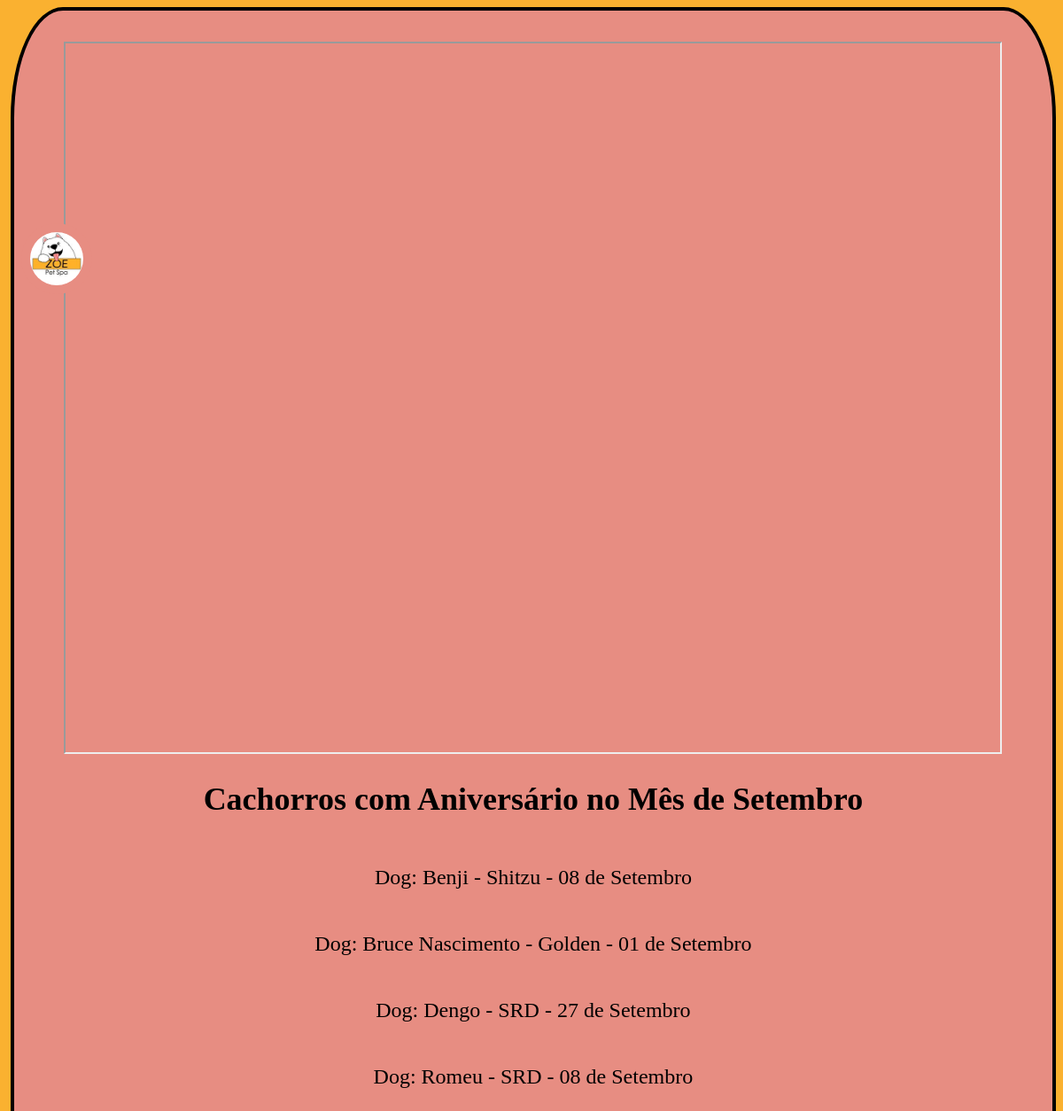
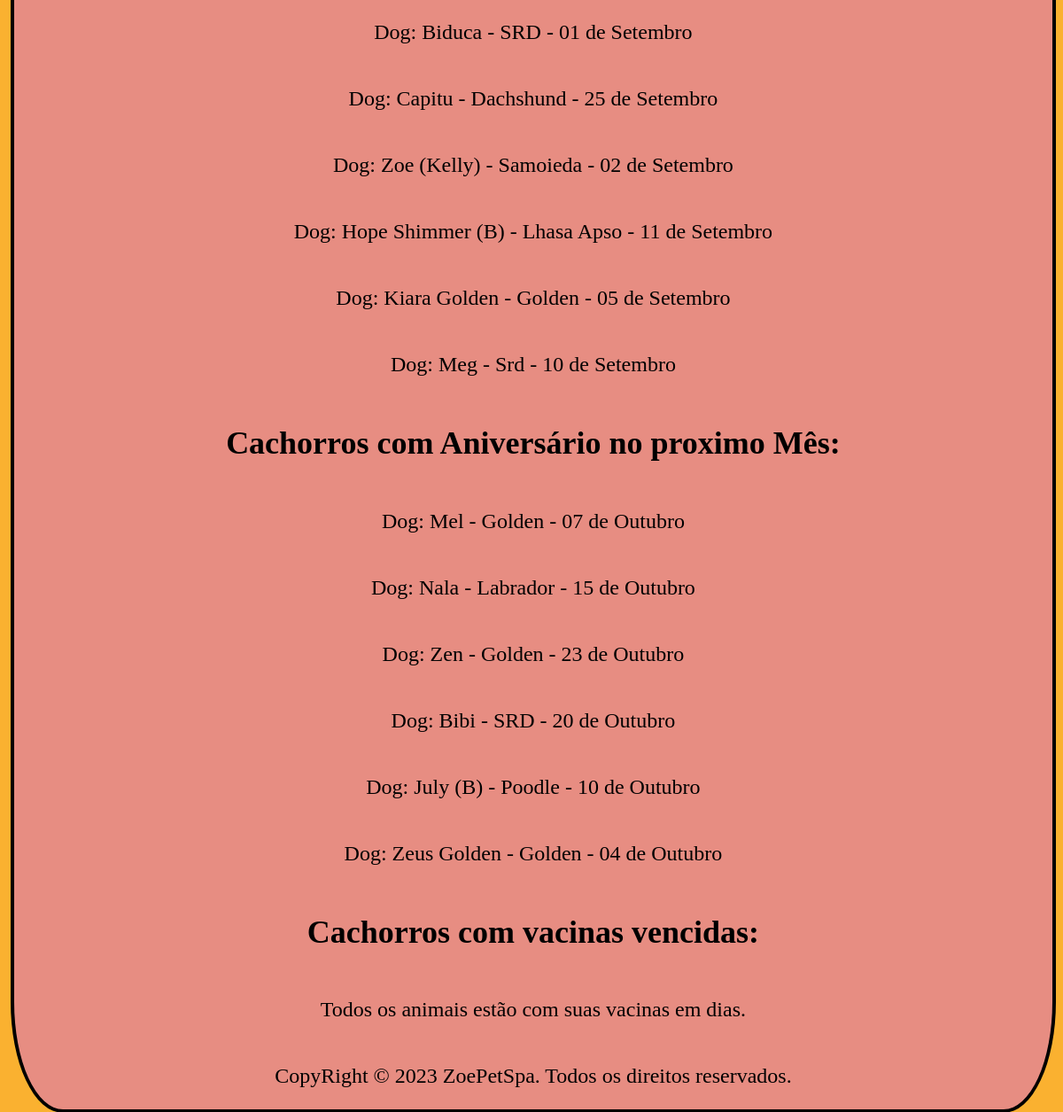
Screenshot of / (signed in) with the database file from the repository (2 pictures, top to bottom).
### ficha/models.py (models this page shows, shortened)
class FichaDog(models.Model):
    nome = models.CharField(max_length=100, primary_key=True)
    raca = models.CharField(max_length=100)
    data_de_nascimento =  models.DateField()
    sexo = models.CharField(max_length=1, choices=(('M', 'Macho'), ('F', 'Fêmea')))
    peso = models.DecimalField(max_digits=5, decimal_places=2)
    tipo_alimentacao = models.CharField(max_length=100)
    restricoes_alimentares = models.CharField(max_length=100, blank=True, null=True)
    nome_tutor = models.CharField(max_length=100,blank=True)
    contato_tutor = models.CharField(max_length=100)
    cpf_tutor = models.CharField(max_length=14)
    endereco = models.CharField(max_length=100,blank=True, null=True)
    veterinario = models.CharField(max_length=100,blank=True, null=True)
    observacoes = models.TextField(blank=True, null=True)
    data = models.DateTimeField(auto_now_add=True)
    imagem = models.ImageField(upload_to='img/', blank=True, null=True)
    class Meta:
            db_table = 'Ficha_Dog'

### ZoePetSpa/views.py (the view, shortened to what this page needs)
# urls.py: path('', views.home, name='home'),
def home(request, mes=None):
    if mes is None:
        mes = datetime.now().month
    proximo_mes = mes + 1 if mes < 12 else 1
    aniversario = FichaDog.objects.filter(data_de_nascimento__month=proximo_mes)
    animal = FichaDog.objects.all()
    usuario = request.user
    cachorros_aniversario = FichaDog.objects.filter(data_de_nascimento__month=mes)
    vacinas_vencidas, validadee = verificar_vacina()
    validade = []
    vacinas_vencidas_info = []
    vacinas_reforco_info = []
    if mes == 1:
        mesnome = 'Janeiro'
        proxmes = 'Fevereiro'
    elif mes == 2:
        mesnome = 'Fevereiro'
        proxmes = 'Março'
    elif mes == 3:
        mesnome = 'Março'
        proxmes = 'Abril'
    elif mes == 4:
        mesnome = 'Abril'
        proxmes = 'Maio'
    elif mes == 5:
        mesnome = 'Maio'
        proxmes = 'Junho'
    elif mes == 6:
        mesnome = 'Junho'
        proxmes = 'Julho'
    elif mes == 7:
        mesnome = 'Julho'
        proxmes = 'Agosto'
    elif mes == 8:
        mesnome = 'Agosto'
        proxmes = 'Setembro'
    elif mes == 9:
        mesnome = 'Setembro'
        proxmes = 'Outubro'
    elif mes == 10:
        mesnome = 'Outubro'
        proxmes = 'Novembro'
    elif mes == 11:
        mesnome = 'Novembro'
        proxmes = 'Dezembro'
    elif mes == 12:
        mesnome = 'Dezembro'
        proxmes = 'Janeiro'
        proxmes = 'Fevereiro'
        proxmes = 'Fevereiro'
    context = {
        'vacinas_vencidas': vacinas_vencidas_info,
        'validade': validade,
        'cachorros_aniversario': cachorros_aniversario,
        'mes':mesnome,
        'proxmes':proxmes,
        'aniversario': aniversario,
        'usuario':usuario,
    }
    return render(request, 'home.html', context)

### ZoePetSpa/views.py (called while the page is built)
def verificar_vacina():
    vacinas_vencidas = []
    validade = []
    vacina_animal_objs = VacinaAnimal.objects.all()
    for vacina_animal in vacina_animal_objs:
        vacina = vacina_animal.vacina
        proxima_dose = vacina_animal.data_administracao + timedelta(days=vacina.nova_dose)
        if proxima_dose <= date.today():
            vacinas_vencidas.append(vacina_animal)
            validade.append(proxima_dose.strftime('%d/%m/%Y'))  # Formata a data como string
    return vacinas_vencidas, validade

### users/templates/home.html (shortened to what this page needs)
{% load static %}
<!DOCTYPE html>
<html>
  <head>
  </head>
  <body>
    <div class='corpo'>
      <img id="toggleButton" onclick="toggleForm()" src="{% static 'img/logo2.jpg' %}">
        {% load humanize %}
    </div>
    <div class='nascimento'>
      <iframe class="calendario" src="{% url 'calendario' %}" width="90%" height="800px"></iframe>
      <h2>Cachorros com Aniversário no Mês de {{mes}}</h2>
      {% if cachorros_aniversario %}
      {% for cachorro in cachorros_aniversario %}
        <p>Dog: {{ cachorro.nome }} - {{ cachorro.raca }} - {{ cachorro.data_de_nascimento|date:"d" }} de {{ cachorro.data_de_nascimento|date:"F" }}</p>
      {% endfor %}
      {% else %}
      <p>Nenhum cachorro faz aniversário neste mês.</p>
      {% endif %}
      <h2>Cachorros com Aniversário no proximo Mês:</h2>
      {% if aniversario %}
      {% for ani in aniversario %}
      <p>Dog: {{ ani.nome }} - {{ ani.raca }} - {{ ani.data_de_nascimento|date:"d" }} de {{ ani.data_de_nascimento|date:"F" }}</p>
      {% endfor %}
      {% else %}
      <p>Nenhum cachorro faz aniversário próximo mês.</p>
      {% endif %}
      <h2>Cachorros com vacinas vencidas:</h2>
      {% if vacinas_vencidas %}
        {% for vacina in vacinas_vencidas %}
          <p>Animal: {{ vacina.animal_nome }} - {{ vacina.animal_raca }}</p>
          <p>Vacina: {{ vacina.vacina_nome }}</p>
          <p>Data de Validade: {{ validade }}</p>
          <p>--------------------------------------------</p>
        {% endfor %}
      {% else %}
        <p>Todos os animais estão com suas vacinas em dias.</p>
      {% endif %}
      <footer>
        <p>CopyRight &copy; 2023 ZoePetSpa. Todos os direitos reservados.</p>
    </footer>
    </div>
  </body>
</html>

### users/templates/home.html (style rules this page uses)
body { background-image: url('/static/img/fundo.jpeg'); background-size: contain; }
.calendario { margin-top: 3%; }
#toggleButton { background-color: rgb(231, 141, 130); border: none; color: white; padding: 10px; border-radius: 50%; position: absolute; top: 10%; width: 5%; transform: rotate(0deg); transition: transform 0.3s ease; cursor: pointer; z-index: 1; z-index: 1; position: fixed; left: 2%; }
.nascimento { height: auto; border: 4px solid black; width: 99%; display: flex; align-items: center; margin-left: 1%; margin-bottom: 1%; background-color: rgb(231, 141, 130); border-radius: 5%; font-size: x-large; flex-direction: column; text-decoration: none; float: right; }

### rows the page displays
FichaDog: nome "Benji", raca "Shitzu", data_de_nascimento "08", data_de_nascimento "Setembro"
FichaDog: nome "Bruce Nascimento", raca "Golden", data_de_nascimento "01", data_de_nascimento "Setembro"
FichaDog: nome "Dengo", raca "SRD", data_de_nascimento "27", data_de_nascimento "Setembro"
FichaDog: nome "Romeu", raca "SRD", data_de_nascimento "08", data_de_nascimento "Setembro"
FichaDog: nome "Biduca", raca "SRD", data_de_nascimento "01", data_de_nascimento "Setembro"
FichaDog: nome "Capitu", raca "Dachshund", data_de_nascimento "25", data_de_nascimento "Setembro"
FichaDog: nome "Zoe (Kelly)", raca "Samoieda", data_de_nascimento "02", data_de_nascimento "Setembro"
FichaDog: nome "Hope Shimmer (B)", raca "Lhasa Apso", data_de_nascimento "11", data_de_nascimento "Setembro"
FichaDog: nome "Kiara Golden", raca "Golden", data_de_nascimento "05", data_de_nascimento "Setembro"
FichaDog: nome "Meg", raca "Srd", data_de_nascimento "10", data_de_nascimento "Setembro"
FichaDog: nome "Mel", raca "Golden", data_de_nascimento "07", data_de_nascimento "Outubro"
FichaDog: nome "Nala", raca "Labrador", data_de_nascimento "15", data_de_nascimento "Outubro"
FichaDog: nome "Zen", raca "Golden", data_de_nascimento "23", data_de_nascimento "Outubro"
FichaDog: nome "Bibi", raca "SRD", data_de_nascimento "20", data_de_nascimento "Outubro"
FichaDog: nome "July (B)", raca "Poodle", data_de_nascimento "10", data_de_nascimento "Outubro"
FichaDog: nome "Zeus Golden", raca "Golden", data_de_nascimento "04", data_de_nascimento "Outubro"

### other values shown
{{ mes }} "Setembro"
